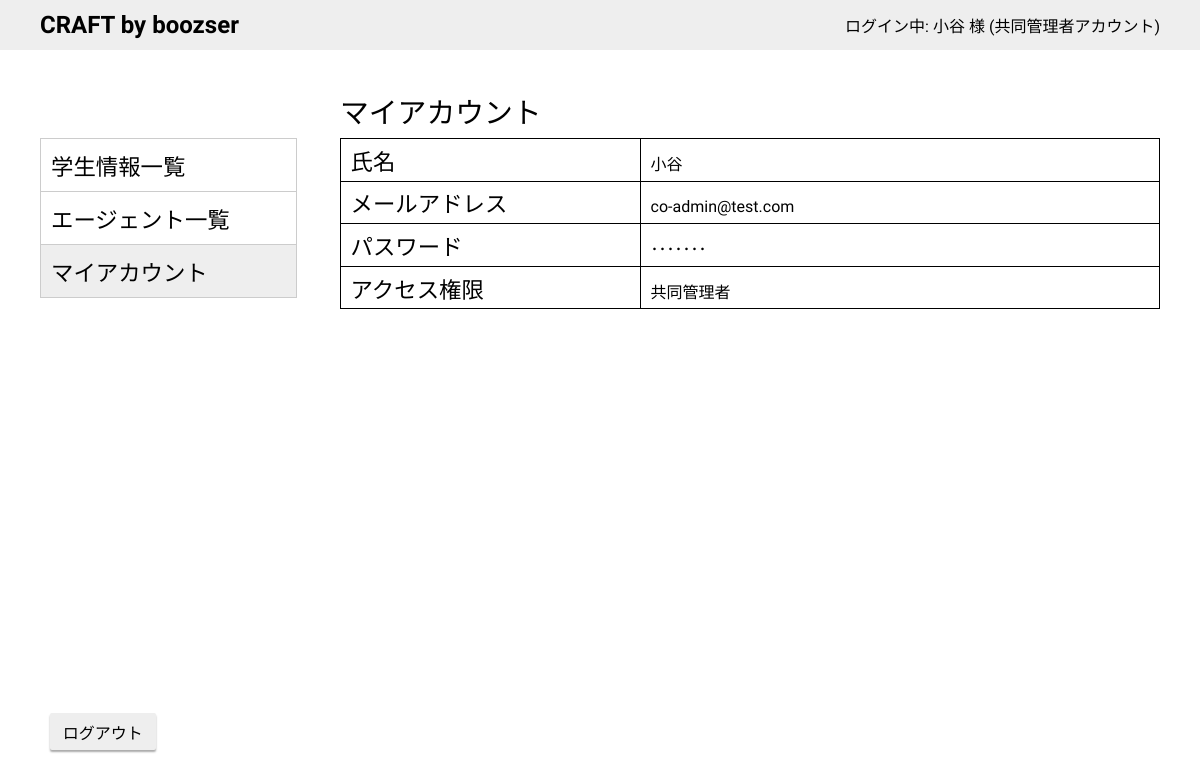
The app's page /admin/myaccount.php (signed in) with its own data.
### tables this page shows
CREATE TABLE accounts(
  id INT AUTO_INCREMENT NOT NULL PRIMARY KEY,
  email TEXT(255) NOT NULL,
  password TEXT(50),
  created_at DATETIME DEFAULT CURRENT_TIMESTAMP,
  updated_at DATETIME DEFAULT CURRENT_TIMESTAMP ON UPDATE CURRENT_TIMESTAMP,
  name TEXT(50) NOT NULL,
  agent_id INT,
  right_id INT NOT NULL
);

CREATE TABLE rights(
  id INT AUTO_INCREMENT NOT NULL PRIMARY KEY,
  right_name TEXT(50)
);

### src/admin/myaccount.php (called while the page is built, shortened)
<?php
require(dirname(__FILE__) . "/app/dbconnect.php");
require(dirname(__FILE__) . "/app/_ctrl-pages.php");
$trs_stmt = $db->prepare(
  "SELECT
    name, email, right_name
  FROM
    accounts
  LEFT JOIN rights ON accounts.right_id = rights.id
  WHERE accounts.id = :account_id"
);
$trs_stmt->execute([':account_id' => $_SESSION['account_id']]);
$trs = $trs_stmt->fetch();
$pgdata = array();
$pgdata += array('right_id' => $_SESSION['right_id']);
$pgdata += array('page_id' => 6);
$pgdata += array('page_title' => $pages[$pgdata['page_id']]['title']);
$pgdata += array('info_table' => [
  'tr' => [
    '氏名' => $trs['name'],
    'メールアドレス' => $trs['email'],
    'パスワード' => '･･･････',
    'アクセス権限' => $trs['right_name']
  ]
]);
require(dirname(__FILE__) . "/app/right-check.php");
require(dirname(__FILE__) . "/app/fetch-account-name.php");
include(dirname(__FILE__) . "/parts/templates/_info-template.php");

### src/admin/app/_ctrl-pages.php (called while the page is built)
<?php
$pages = array(
  0 => [
    'title' => '学生情報一覧',
    'name' => 'students.php',
    'show_nav' => true,
    'right' => [1, 2, 3]
  ],
  1 => [
    'title' => 'エージェント一覧',
    'name' => 'agents.php',
    'show_nav' => true,
    'right' => [2, 3]
  ],
  2 => [
    'title' => 'アカウント一覧',
    'name' => 'accounts.php',
    'show_nav' => true,
    'right' => [3]
  ],
  3 =>
  [
    'title' => 'アカウント作成・変更',
    'name' => 'account-maint.php',
    'show_nav' => true,
    'right' => [3]
  ],
  4 => [
    'title' => '学生情報詳細',
    'name' => 'student-info.php',
    'show_nav' => false,
    'right' => [1, 2, 3]
  ],
  5 => [
    'title' => 'エージェント情報詳細',
    'name' => 'agent-info.php',
    'show_nav' => false,
    'right' => [2, 3]
  ],
  6 => [
    'title' => 'マイアカウント',
    'name' => 'myaccount.php',
    'show_nav' => true,
    'right' => [2, 3]
  ],
  7 => [
    'title' => '登録情報',
    'name' => 'reg-info.php',
    'show_nav' => true,
    'right' => [1]
  ],
  8 => [
    'title' => '請求情報',
    'name' => 'bill.php',
    'show_nav' => true,
    'right' => [1]
  ]
);

### src/admin/app/right-check.php (called while the page is built, shortened)
<?php
$right_name_stmt = $db->prepare("SELECT right_name FROM rights WHERE id = ?");
$right_name_stmt->execute([$pgdata['right_id']]);
$pgdata += array('right_name' => $right_name_stmt->fetch()['right_name']);

### src/admin/app/fetch-account-name.php (called while the page is built)
<?php
$account_stmt = $db->prepare("SELECT name FROM accounts WHERE id = ?");
$account_stmt->execute([$_SESSION['account_id']]);
$pgdata['account_name'] = $account_stmt->fetch()['name'];

### src/admin/parts/molecules/_info-table.php (the view)
<table border="1" class="info_table">
  <?php foreach ($pgdata['info_table']['tr'] as $key => $value) : ?>
  <tr>
    <th><?= $key; ?></th>
    <td><?= $value; ?></td>
  </tr>
  <?php endforeach; ?>
</table>

### src/admin/parts/organisms/_header.php
<div class="parts">
  <header class="header">
    <h1 class="header__title">CRAFT by boozser</h1>
    <?php if (isset($pgdata['account_name'])) : ?>
      <p>ログイン中: <?= $pgdata['account_name']; ?> 様 (<?= $pgdata['right_name']; ?>アカウント)</p>
    <?php endif; ?>
  </header>
  <div class="header_spacer"></div>
</div>

### records on screen
accounts: name "小谷", right.right_name "共同管理者", email "co-admin@test.com"

### other values on screen
$nav_item['title'] "学生情報一覧"
$nav_item['title'] "エージェント一覧"
$nav_item['title'] "マイアカウント"
$pgdata['page_title'] "マイアカウント"
$key "氏名"
$key "メールアドレス"
$key "パスワード"
$value "･･･････"
$key "アクセス権限"
